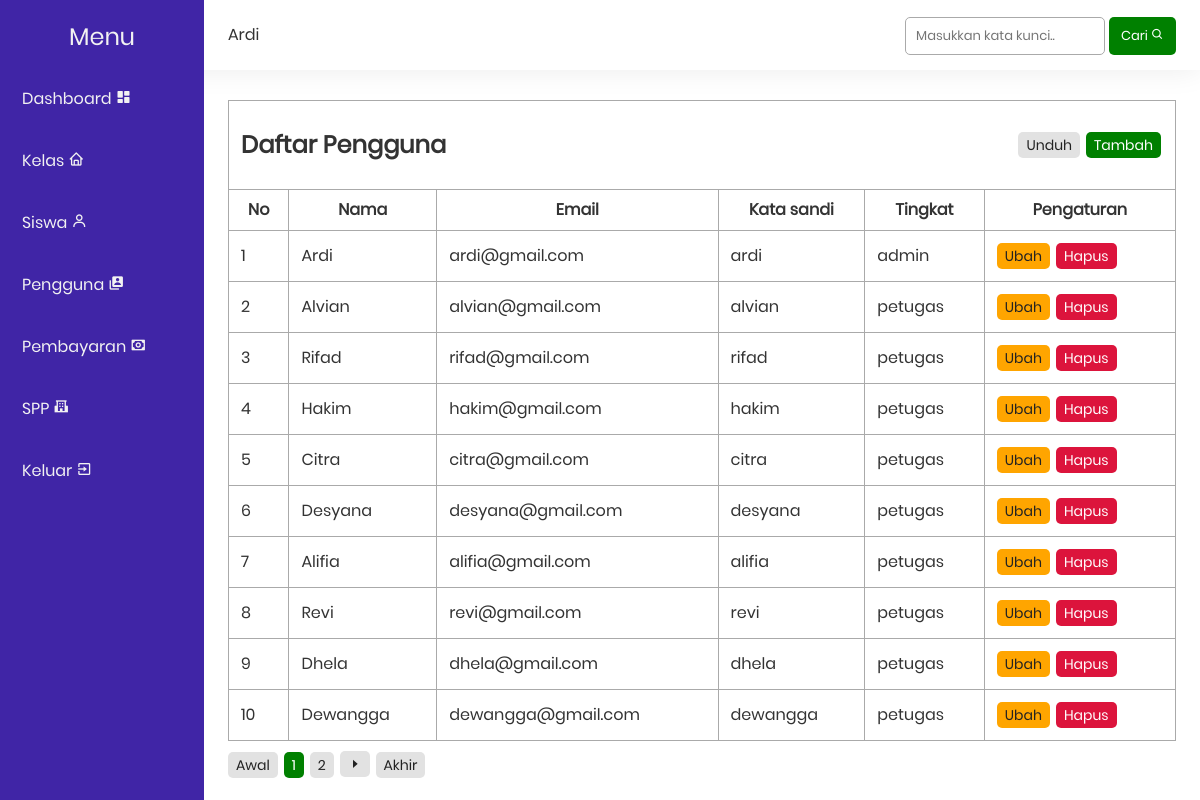
The page /public/user/index.php (signed in) on the database its author committed.
### tables this page shows
CREATE TABLE `pengguna` (
  `id` int(11) NOT NULL,
  `nama` varchar(35) NOT NULL,
  `email` varchar(25) NOT NULL,
  `kata_sandi` varchar(50) NOT NULL,
  `tingkat` enum('admin','petugas','siswa') NOT NULL
);

### functions.php (called while the page is built, shortened)
<?php
$conn = mysqli_connect("localhost", "root", "", "spp");
function queryPagination($query)
{
    global $conn;
    $result = mysqli_query($conn, $query);
    return mysqli_num_rows($result);
}
function startNumber($activePage, $link)
{
    return 1;
}
function endNumber($activePage, $link, $totalPage)
{
    return $totalPage;
}
function numberData($limit, $curretPage)
{
    return 1 + ($limit * ($curretPage - 1));
}

### public/user/index.php (the view, shortened to what this page needs)
<?php
include_once('../layout/navbar.php');
include_once('../layout/sidebar.php');
if (isset($_POST['search'])) {
    $keyword = $_POST['keyword'];
} else {
    $keyword = '';
}
$totalData = queryPagination("SELECT * FROM pengguna
                        WHERE nama LIKE '%$keyword%' OR
                            email LIKE '%$keyword%' OR
                            kata_sandi LIKE '%$keyword%'
                        ORDER BY tingkat ASC");
$limit = 10;
$totalPage = ceil($totalData / $limit);
$activePage = (isset($_GET['page'])) ? $_GET['page'] : 1;
$curretPage = $activePage ? $activePage : 1;
$startData = ($activePage * $limit) - $limit;
$link = 2;
$startNumber = startNumber($activePage, $link);
$endNumber = endNumber($activePage, $link, $totalPage);
$pengguna = mysqli_query($conn, "SELECT * FROM pengguna
                        WHERE nama LIKE '%$keyword%' OR
                            email LIKE '%$keyword%' OR
                            kata_sandi LIKE '%$keyword%'
                        ORDER BY tingkat ASC
                        LIMIT $startData, $limit");
$no = numberData($limit, $curretPage);
?>
<table class="table">
    <tr>
        <td colspan="6">
            <span id="action">
                <h2>Daftar Pengguna</h2>
                <div>
                    <a href="pdf.php" class="badge grey">Unduh</a>
                    <a href="create.php" class="badge green">Tambah</a>
                </div>
            </span>
        </td>
    </tr>
    <tr>
        <th>No</th>
        <th>Nama</th>
        <th>Email</th>
        <th>Kata sandi</th>
        <th>Tingkat</th>
        <th>Pengaturan</th>
    </tr>
    <?php foreach ($pengguna as $p) : ?>
        <tr>
            <td><?= $no++;  ?></td>
            <td><?= $p['nama']; ?></td>
            <td><?= $p['email']; ?></td>
            <td><?= $p['kata_sandi']; ?></td>
            <td><?= $p['tingkat']; ?></td>
            <td>
                <a href="update.php?i=<?= $p['id'] ?>" class="badge yellow">Ubah</a>
                <a href="delete.php?i=<?= $p['id'] ?>" class="badge red" onclick="return confirm('Apakah yakin menghapus data user <?= $p['nama'] ?>?')">Hapus</a>
            </td>
        </tr>
    <?php endforeach; ?>
</table>
<div class="pagination">
    <a href="?page=1" class="badge grey">Awal</a>
    <?php for ($i = $startNumber; $i <= $endNumber; $i++) : ?>
        <?php if ($i == $activePage) : ?>
            <a href="?page=<?= $i; ?>" class="badge green"><?= $i; ?></a>
        <?php else : ?>
            <a href="?page=<?= $i; ?>" class="badge grey"><?= $i; ?></a>
        <?php endif; ?>
    <?php endfor; ?>
    <?php if ($activePage < $totalPage) : ?>
        <a href="?page=<?= $activePage + 1; ?>"><i class='bx bx-caret-right badge grey'></i></a>
    <?php endif; ?>
    <a href="?page=<?= $totalPage; ?>" class="badge grey">Akhir</a>
</div>
<?php include_once('../layout/footer.php'); ?>

### style.css (style rules this page uses)
html, body, div, span, applet, object, iframe, blockquote, pre, abbr, acronym, address, big, cite, code, del, dfn, em, img, ins, kbd, q, s, samp, small, strike, strong, sub, sup, tt, var, b, u, i, a, p, center, dl, dt, dd, ol, ul, li, fieldset, form, label, legend, table, caption, tbody, tfoot, thead, tr, td, article, aside, canvas, details, embed, figure, figcaption, footer, header, hgroup, menu, nav, output, ruby, section, summary, time, mark, audio, video { margin: 0; padding: 0; border: 0; font-size: 100%; font: inherit; vertical-align: baseline; font-family: "Poppins", Arial, Helvetica, sans-serif; }
body { line-height: 1; }
html { scroll-behavior: smooth; }
a { text-decoration: none; }
h1, h2, h3, h4, h5, h6, p, td, th, a, label { color: #333; }
.table { border-collapse: collapse; border-spacing: 10px; width: 100%; }
.table td, .table th { border: 1px solid#aaa; padding: 12px; }
.pagination { margin-top: 10px; }
.badge { padding: 6px 8px; display: inline-block; font-size: 14px; text-align: center; box-sizing: border-box; border-radius: 5px; margin-right: 2px; }
.yellow { color: #222; background-color: orange; }
.red { color: white; background-color: crimson; }
.green { color: white; background-color: green; }
.grey { color: #222; background-color: #e2e2e2; }
#action { display: flex; width: 100%; align-items: center; align-content: center; justify-content: space-between; }

### rows shown on the page
pengguna: nama "Ardi", email "ardi@gmail.com", kata_sandi "ardi", tingkat "admin"
pengguna: nama "Alvian", email "alvian@gmail.com", kata_sandi "alvian", tingkat "petugas"
pengguna: nama "Rifad", email "rifad@gmail.com", kata_sandi "rifad", tingkat "petugas"
pengguna: nama "Hakim", email "hakim@gmail.com", kata_sandi "hakim", tingkat "petugas"
pengguna: nama "Citra", email "citra@gmail.com", kata_sandi "citra", tingkat "petugas"
pengguna: nama "Desyana", email "desyana@gmail.com", kata_sandi "desyana", tingkat "petugas"
pengguna: nama "Alifia", email "alifia@gmail.com", kata_sandi "alifia", tingkat "petugas"
pengguna: nama "Revi", email "revi@gmail.com", kata_sandi "revi", tingkat "petugas"
pengguna: nama "Dhela", email "dhela@gmail.com", kata_sandi "dhela", tingkat "petugas"
pengguna: nama "Dewangga", email "dewangga@gmail.com", kata_sandi "dewangga", tingkat "petugas"

### other values the page prints
$_SESSION["name"] "Ardi"
